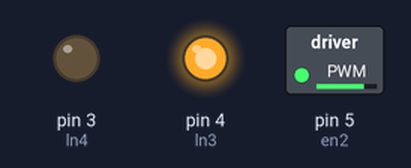
A sketch run on a simulated Arduino Uno, built with avr-gcc and run on an emulated ATmega328P. Parts: switched loads named in the sketch (green lamp = pin HIGH), output pins drawn as LEDs (lit = HIGH).

Above: at 0.05 s.
At 9.95 s:
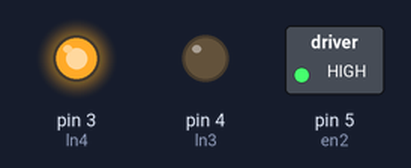
Timing chart, 0 to 13.0 s (numbered marks = the images above):
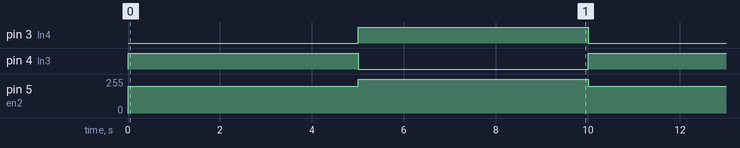

The sketch:

ArduinoileDCMotor.ino
```cpp
int ln3 = 4;
int ln4 = 3;
int en2 = 5;


void setup() {
 pinMode(ln3, OUTPUT);
 pinMode(ln4, OUTPUT);
 pinMode(en2, OUTPUT);

}

void loop() {
  ileri();
  delay(5000);
  geri();
  delay(5000);

}

void ileri()
{
  digitalWrite(ln3, HIGH);
  digitalWrite(ln4, LOW);
  analogWrite(en2, 200);
}

void geri()
{
  digitalWrite(ln3, LOW);
  digitalWrite(ln4, HIGH);
  analogWrite(en2, 255);
}
```

Measured:
- by itself, pin 3 (ln4), pin 4 (ln3): alternates HIGH for 5.0 s and LOW for 5.0 s
- by itself, pin 5 (en2): alternates 255/255 for 5.0 s and 200/255 for 5.0 s
